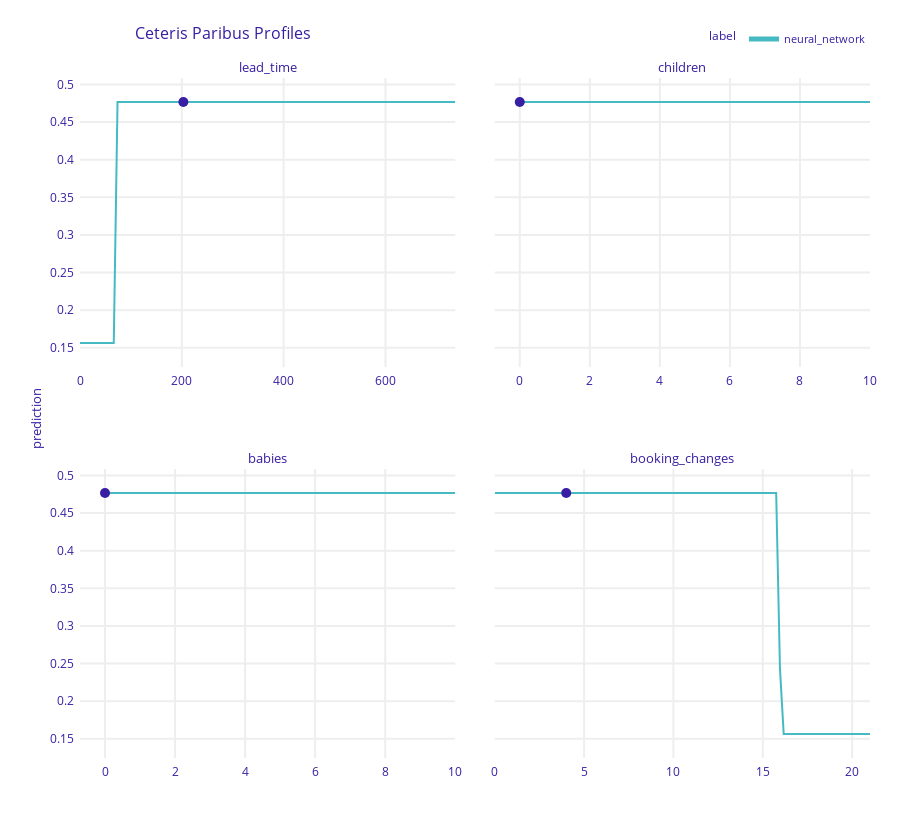

Notebook cell for this chart:
### Code cell
nn_profile = exp_nn.predict_profile(new_observation = observation)

# plot Ceteris Paribus profile
nn_profile.plot(variables = ['lead_time', 'children', 'babies', 'booking_changes'])
# in this model chidren and babies variables did not matter at all
# bigger lead time(>81 days) increased probability of cancelation
# alternatively bigger number of booking changes decreased chances of clients not coming
